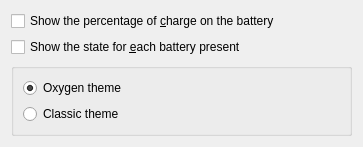
<ui version="4.0" >
 <class>batteryConfig</class>
 <widget class="QWidget" name="batteryConfig" >
  <property name="geometry" >
   <rect>
    <x>0</x>
    <y>0</y>
    <width>363</width>
    <height>134</height>
   </rect>
  </property>
  <property name="windowTitle" >
   <string>Configure Battery Monitor</string>
  </property>
  <property name="accessibleName" >
   <string>Configure Battery Monitor</string>
  </property>
  <layout class="QVBoxLayout" >
   <item>
    <widget class="QCheckBox" name="showBatteryStringCheckBox" >
     <property name="toolTip" >
      <string/>
     </property>
     <property name="text" >
      <string>Show the percentage of &amp;charge on the battery</string>
     </property>
    </widget>
   </item>
   <item>
    <widget class="QCheckBox" name="showMultipleBatteriesCheckBox" >
     <property name="toolTip" >
      <string/>
     </property>
     <property name="text" >
      <string>Show the state for &amp;each battery present</string>
     </property>
    </widget>
   </item>
   <item>
    <widget class="KButtonGroup" name="styleGroup" >
     <layout class="QVBoxLayout" >
      <item>
       <widget class="QRadioButton" name="oxygenBattery" >
        <property name="text" >
         <string>Oxygen theme</string>
        </property>
        <property name="checked" >
         <bool>true</bool>
        </property>
       </widget>
      </item>
      <item>
       <widget class="QRadioButton" name="classicBattery" >
        <property name="text" >
         <string>Classic theme</string>
        </property>
       </widget>
      </item>
     </layout>
    </widget>
   </item>
  </layout>
 </widget>
 <customwidgets>
  <customwidget>
   <class>KButtonGroup</class>
   <extends>QGroupBox</extends>
   <header>kbuttongroup.h</header>
   <container>1</container>
  </customwidget>
 </customwidgets>
 <resources/>
 <connections/>
</ui>
